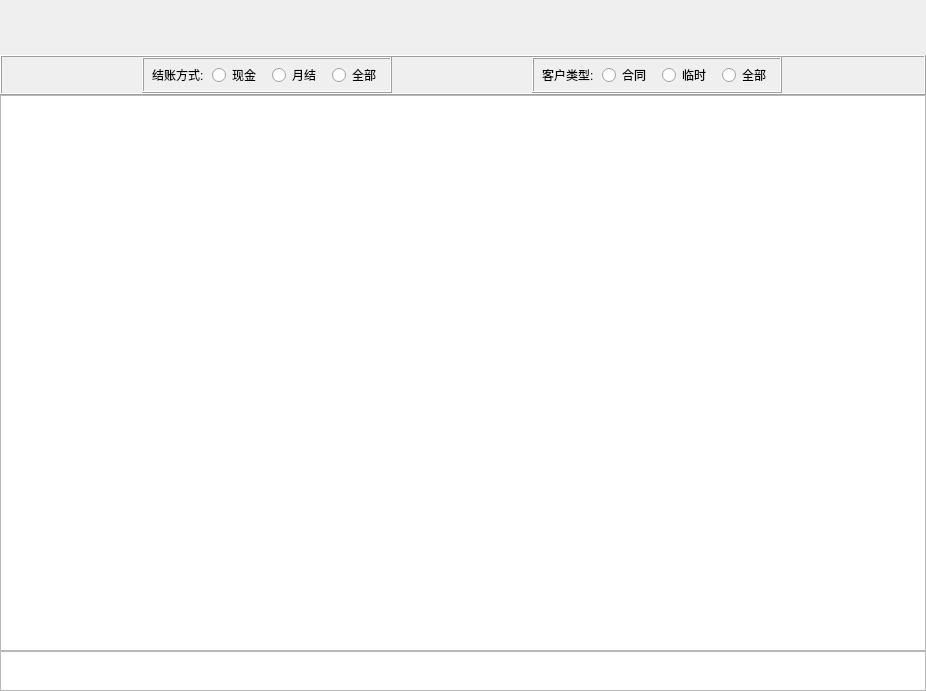
<?xml version="1.0" encoding="UTF-8"?>
<ui version="4.0">
 <class>ClientManagermentWidget</class>
 <widget class="QWidget" name="ClientManagermentWidget">
  <property name="geometry">
   <rect>
    <x>0</x>
    <y>0</y>
    <width>926</width>
    <height>691</height>
   </rect>
  </property>
  <property name="windowTitle">
   <string>Form</string>
  </property>
  <layout class="QVBoxLayout" name="clientVerticalLayout">
   <property name="spacing">
    <number>0</number>
   </property>
   <property name="leftMargin">
    <number>0</number>
   </property>
   <property name="topMargin">
    <number>0</number>
   </property>
   <property name="rightMargin">
    <number>0</number>
   </property>
   <property name="bottomMargin">
    <number>0</number>
   </property>
   <item>
    <widget class="QWidget" name="toolBarWidget" native="true">
     <property name="minimumSize">
      <size>
       <width>0</width>
       <height>55</height>
      </size>
     </property>
     <property name="maximumSize">
      <size>
       <width>16777215</width>
       <height>55</height>
      </size>
     </property>
     <layout class="QHBoxLayout" name="toolBarHorizontalLayout">
      <property name="spacing">
       <number>0</number>
      </property>
      <property name="leftMargin">
       <number>0</number>
      </property>
      <property name="topMargin">
       <number>0</number>
      </property>
      <property name="rightMargin">
       <number>0</number>
      </property>
      <property name="bottomMargin">
       <number>0</number>
      </property>
     </layout>
    </widget>
   </item>
   <item>
    <widget class="QFrame" name="typeWidget">
     <property name="minimumSize">
      <size>
       <width>0</width>
       <height>40</height>
      </size>
     </property>
     <property name="maximumSize">
      <size>
       <width>16777215</width>
       <height>40</height>
      </size>
     </property>
     <property name="frameShape">
      <enum>QFrame::Box</enum>
     </property>
     <property name="frameShadow">
      <enum>QFrame::Raised</enum>
     </property>
     <layout class="QHBoxLayout" name="horizontalLayout_2">
      <property name="spacing">
       <number>0</number>
      </property>
      <property name="leftMargin">
       <number>0</number>
      </property>
      <property name="topMargin">
       <number>0</number>
      </property>
      <property name="rightMargin">
       <number>0</number>
      </property>
      <property name="bottomMargin">
       <number>0</number>
      </property>
      <item>
       <widget class="QFrame" name="frame_2">
        <property name="minimumSize">
         <size>
          <width>250</width>
          <height>0</height>
         </size>
        </property>
        <property name="maximumSize">
         <size>
          <width>250</width>
          <height>16777215</height>
         </size>
        </property>
        <property name="frameShape">
         <enum>QFrame::Box</enum>
        </property>
        <property name="frameShadow">
         <enum>QFrame::Raised</enum>
        </property>
        <widget class="QLabel" name="label_2">
         <property name="geometry">
          <rect>
           <x>10</x>
           <y>10</y>
           <width>54</width>
           <height>16</height>
          </rect>
         </property>
         <property name="text">
          <string>结账方式:</string>
         </property>
        </widget>
        <widget class="QRadioButton" name="monthlyRadioButton">
         <property name="geometry">
          <rect>
           <x>130</x>
           <y>10</y>
           <width>51</width>
           <height>16</height>
          </rect>
         </property>
         <property name="text">
          <string>月结</string>
         </property>
        </widget>
        <widget class="QRadioButton" name="paytypeTotalRadioButton">
         <property name="geometry">
          <rect>
           <x>190</x>
           <y>10</y>
           <width>51</width>
           <height>16</height>
          </rect>
         </property>
         <property name="text">
          <string>全部</string>
         </property>
        </widget>
        <widget class="QRadioButton" name="cashRadioButton">
         <property name="geometry">
          <rect>
           <x>70</x>
           <y>10</y>
           <width>51</width>
           <height>16</height>
          </rect>
         </property>
         <property name="text">
          <string>现金</string>
         </property>
        </widget>
       </widget>
      </item>
      <item>
       <widget class="QFrame" name="frame">
        <property name="minimumSize">
         <size>
          <width>250</width>
          <height>0</height>
         </size>
        </property>
        <property name="maximumSize">
         <size>
          <width>250</width>
          <height>16777215</height>
         </size>
        </property>
        <property name="frameShape">
         <enum>QFrame::Box</enum>
        </property>
        <property name="frameShadow">
         <enum>QFrame::Raised</enum>
        </property>
        <widget class="QRadioButton" name="clientTypeTotalRadioButton">
         <property name="geometry">
          <rect>
           <x>190</x>
           <y>10</y>
           <width>51</width>
           <height>16</height>
          </rect>
         </property>
         <property name="text">
          <string>全部</string>
         </property>
        </widget>
        <widget class="QRadioButton" name="temporaryRadioButton">
         <property name="geometry">
          <rect>
           <x>130</x>
           <y>10</y>
           <width>51</width>
           <height>16</height>
          </rect>
         </property>
         <property name="text">
          <string>临时</string>
         </property>
        </widget>
        <widget class="QRadioButton" name="contractRadioButton">
         <property name="geometry">
          <rect>
           <x>70</x>
           <y>10</y>
           <width>51</width>
           <height>16</height>
          </rect>
         </property>
         <property name="text">
          <string>合同</string>
         </property>
        </widget>
        <widget class="QLabel" name="label_3">
         <property name="geometry">
          <rect>
           <x>10</x>
           <y>10</y>
           <width>54</width>
           <height>16</height>
          </rect>
         </property>
         <property name="text">
          <string>客户类型:</string>
         </property>
        </widget>
       </widget>
      </item>
     </layout>
     <zorder>frame</zorder>
     <zorder>frame_2</zorder>
    </widget>
   </item>
   <item>
    <widget class="QTableView" name="clientTableView"/>
   </item>
   <item>
    <widget class="QTableView" name="sumTableView">
     <property name="maximumSize">
      <size>
       <width>16777215</width>
       <height>40</height>
      </size>
     </property>
    </widget>
   </item>
  </layout>
 </widget>
 <resources/>
 <connections/>
</ui>
